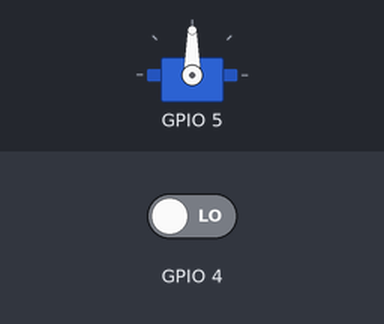
The program below on a simulated ESP32. Shown: servo. The inputs (shaded band) are chosen by the test bench; at power-on: GPIO 4 LOW. No MQTT or app messages arrive unless stated; what the program prints to the serial monitor is not drawn.

Above: at 4.2 s.
4.3 s: GPIO 4 driven HIGH
At 9.8 s:
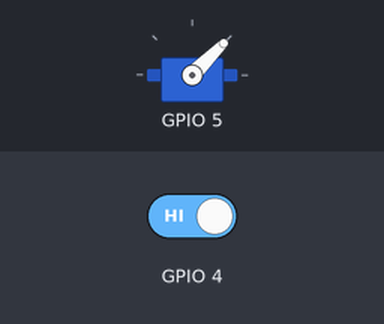
10.7 s: GPIO 4 driven LOW
At 16.1 s:
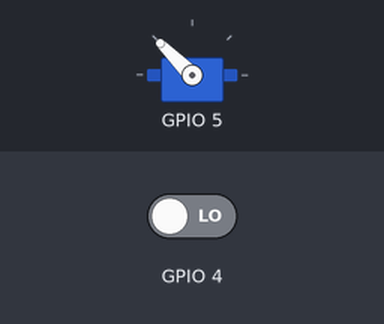
Timing chart, 0 to 17.6 s (numbered marks = the images above; inputs shaded):
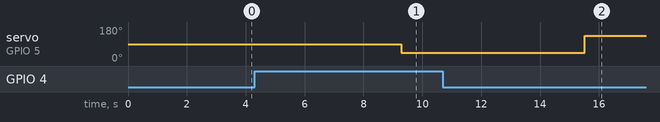

Measured:
- after the input at 4.3 s, servo on GPIO 5: 90° → 45° after 5.0 s
- after the input at 10.7 s, servo on GPIO 5: 45° → 135° after 4.8 s

The program:

main.cpp
```cpp
#include "mqtt.h"
#include "radar.h"
#include "bsp_servo.h"

extern PubSubClient client;

void setup()
{
    Serial.begin(115200); // 需要修改
    // Serial1.begin(115200, SERIAL_8N1, 16, 17);
    pinMode(4, INPUT);
    servo_setup(SERVO_PIN);
    pinMode(SERVO_PIN, INPUT);
    initMQTTClient();
}

void loop()
{

    int resp = getresp();
    // int resp = 1;
    int values[] = {resp};
    const char *properties[] = {"resp"};
    reportDeviceValues("mwaveradar", properties, values, sizeof(values) / sizeof(values[0]));
    printf("report  success ! \n");
    delay(3000);
    light_control(resp);
    printf("control  success ! ");
}
```
